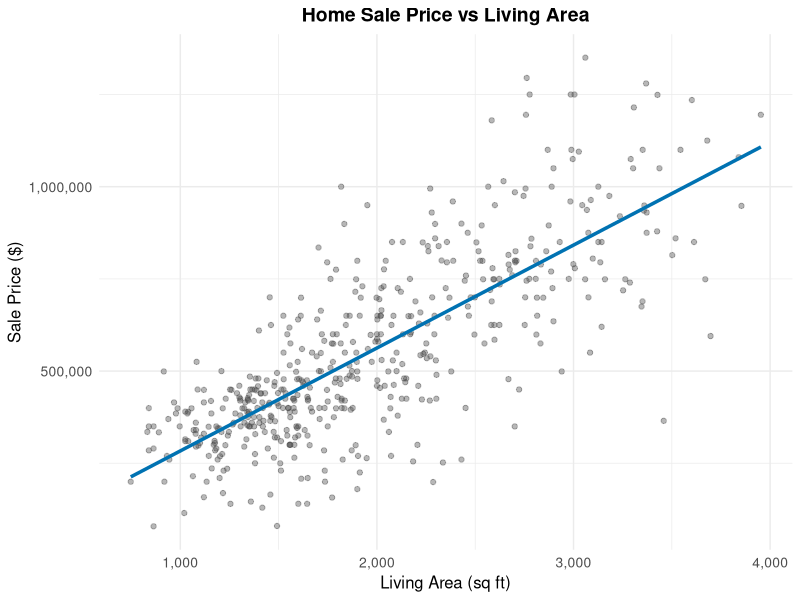
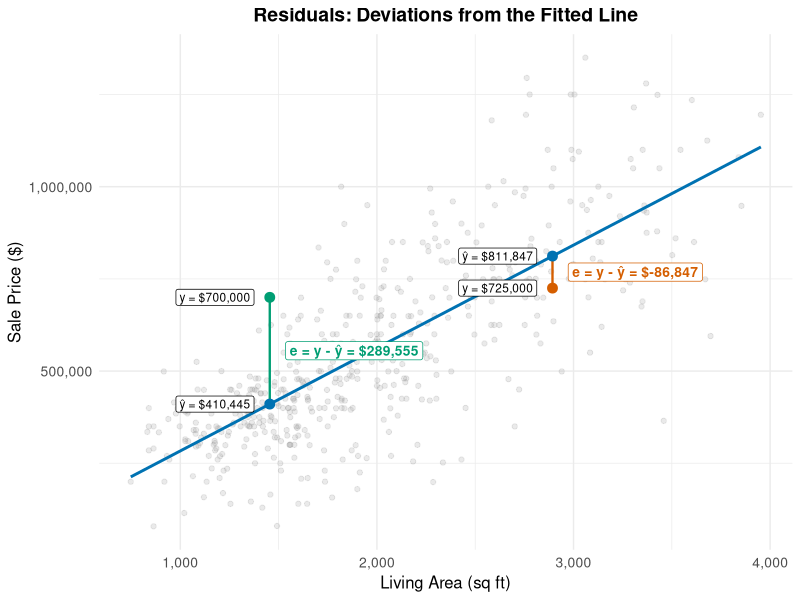
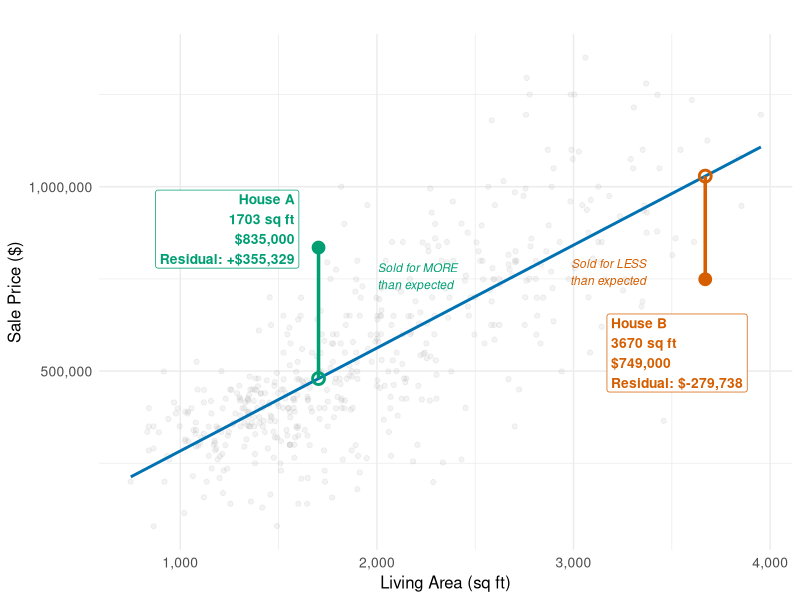
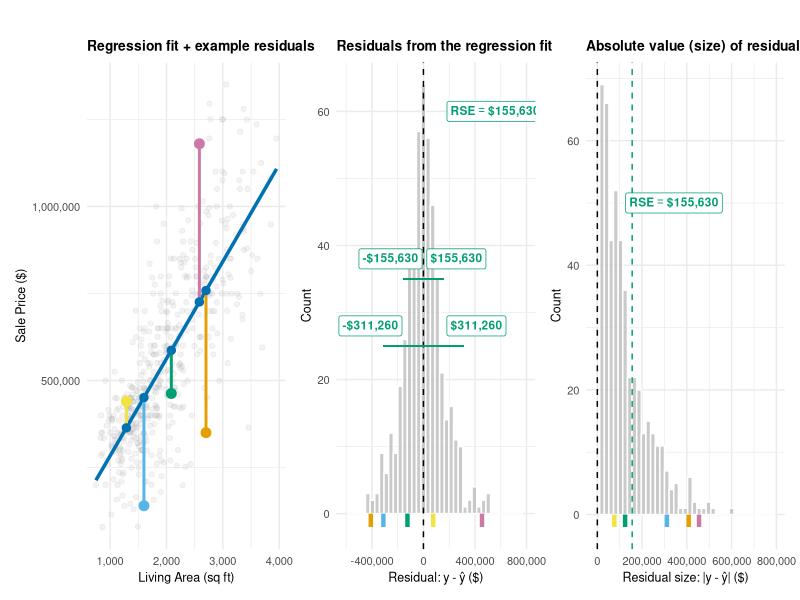
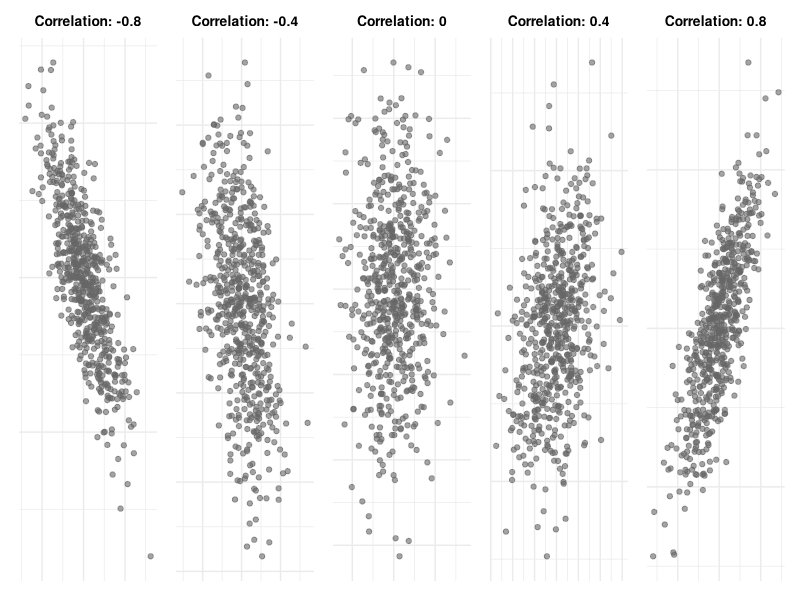
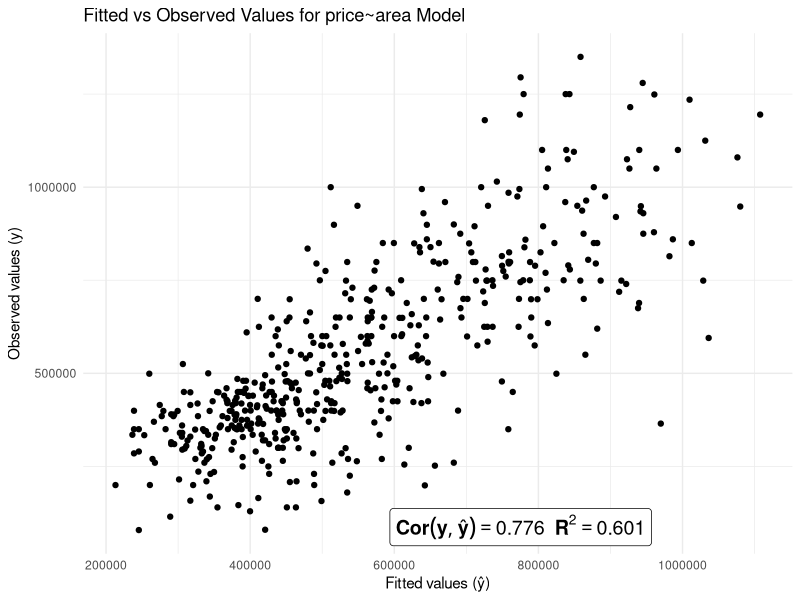
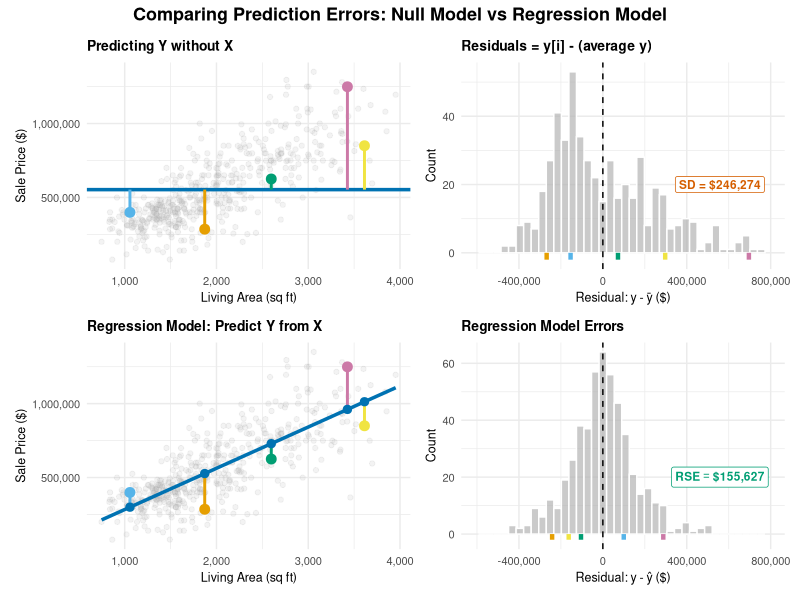
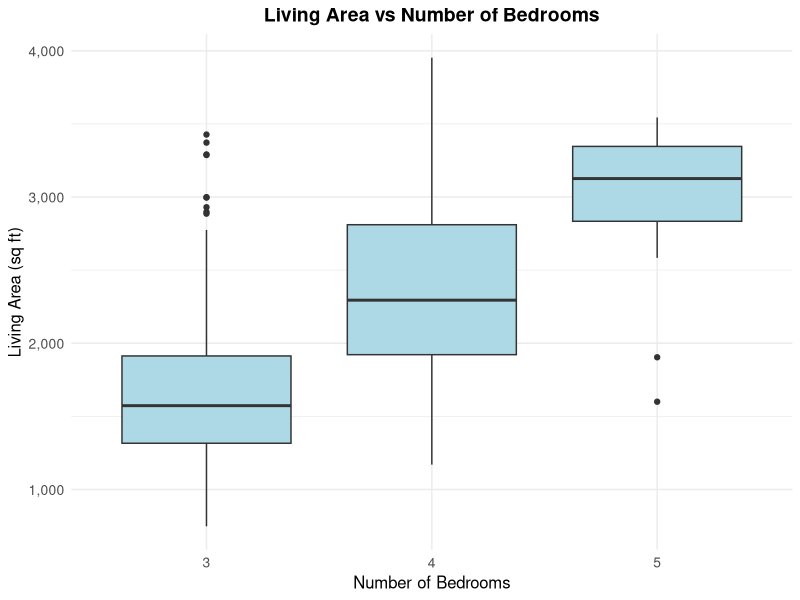

These figures' R source, in order:
## ---- chunk 1
#| label: setup
#| message: false

library(tidyverse)
library(ggplot2)
library(patchwork)
theme_set(theme_minimal())

options(scipen = 9999, digits=8)

# Load and clean data
houses <- read_csv("week_02_docs/data/houses.csv")
## ---- chunk 2
# Plot 1: Scatterplot of price vs area with fitted regression line

ggplot(houses, aes(x = area, y = price)) +
  geom_point(alpha = 0.4, color = "gray30") +
  geom_smooth(method = "lm", se = FALSE, color = "#0072B2", linewidth = 1.2) +  # Colorblind-safe blue
  scale_y_continuous(labels = scales::comma_format()) +
  scale_x_continuous(labels = scales::comma_format()) +
  labs(
    x = "Living Area (sq ft)",
    y = "Sale Price ($)",
    title = "Home Sale Price vs Living Area"
  ) +
  theme_minimal() +
  theme(
    plot.title = element_text(hjust = 0.5, size = 14, face = "bold"),
    axis.title = element_text(size = 12),
    axis.text = element_text(size = 10)
  )
## ---- chunk 3
# Plot 2: Static scatterplot showing selected residuals

# Set text size for annotations
label_size <- 3.5

# Fit the model
fit <- lm(price ~ area, data = houses)
b0 <- coef(fit)[1]
b1 <- coef(fit)[2]

# Add fitted values and residuals to data
houses_with_resid <- houses %>%
  mutate(
    fitted = predict(fit),
    residual = price - fitted
  )

# Select 6-8 examples spread across area range with mix of positive/negative residuals
# Sort by residual size and pick good examples
houses_sorted <- houses_with_resid %>%
  arrange(residual)

# Pick 2 examples: positive residual ~1500 sqft, negative residual ~2800 sqft
# But where the larger house still has higher price than smaller house
set.seed(456)
example_pos <- houses_with_resid %>% 
  filter(residual > 0, area >= 1400, area <= 1600) %>% 
  slice_max(residual, n = 1)

example_neg <- houses_with_resid %>% 
  filter(residual < 0, area >= 2700, area <= 2900, price > example_pos$price) %>% 
  slice_min(residual, n = 1)

examples <- bind_rows(example_pos, example_neg)

# Create the plot
ggplot(houses, aes(x = area, y = price)) +
  geom_point(alpha = 0.2, color = "gray60", size = 1.5) +
  geom_smooth(method = "lm", se = FALSE, color = "#0072B2", linewidth = 1) +
  # Add segments for selected points
  geom_segment(data = examples,
               aes(x = area, xend = area, y = price, yend = fitted,
                   color = ifelse(residual > 0, "Positive", "Negative")),
               linewidth = 0.8) +
  # Highlight the selected points
  geom_point(data = examples, aes(color = ifelse(residual > 0, "Positive", "Negative")),
             size = 3) +
  # Add points on the line for fitted values
  geom_point(data = examples, aes(x = area, y = fitted),
             color = "#0072B2", size = 3) +
  # Add residual labels with explicit formula
  geom_label(data = examples,
             aes(x = area + 80, 
                 y = (price + fitted) / 2,
                 label = paste0("e = y - ŷ = $", scales::comma(round(residual, 0))),
                 color = ifelse(residual > 0, "Positive", "Negative")),
             hjust = 0, size = label_size, fontface = "bold", 
             fill = "white", label.padding = unit(0.25, "lines")) +
  # Label actual values (observed points)
  geom_label(data = examples,
             aes(x = area - 80, y = price,
                 label = paste0("y = $", scales::comma(round(price, 0)))),
             hjust = 1, size = label_size - 0.5, color = "black",
             fill = "white", label.padding = unit(0.25, "lines")) +
  # Label fitted values
  geom_label(data = examples,
             aes(x = area - 80, y = fitted,
                 label = paste0("ŷ = $", scales::comma(round(fitted, 0)))),
             hjust = 1, size = label_size - 0.5, color = "black",
             fill = "white", label.padding = unit(0.25, "lines")) +
  scale_color_manual(values = c("Positive" = "#009E73", "Negative" = "#D55E00"),
                     name = "Residual") +
  scale_y_continuous(labels = scales::comma_format()) +
  scale_x_continuous(labels = scales::comma_format()) +
  labs(
    x = "Living Area (sq ft)",
    y = "Sale Price ($)",
    title = "Residuals: Deviations from the Fitted Line"
  ) +
  theme_minimal() +
  theme(
    plot.title = element_text(hjust = 0.5, size = 14, face = "bold"),
    axis.title = element_text(size = 12),
    axis.text = element_text(size = 10),
    legend.position = "none"
  )
## ---- chunk 4
# Plot 9: Comparing two specific houses using residuals

# Define the two specific houses from our analysis
house_a <- data.frame(
  streetAddress = "4710 Rue St",
  area = 1703,
  price = 835000,
  zipcode = "78731",
  label = "House A"
)

house_b <- data.frame(
  streetAddress = "3905 Petra Path",
  area = 3670,
  price = 749000,
  zipcode = "78731",
  label = "House B"
)

# Add fitted values and residuals for these specific houses
house_a$fitted <- b0 + b1 * house_a$area
house_a$residual <- house_a$price - house_a$fitted

house_b$fitted <- b0 + b1 * house_b$area
house_b$residual <- house_b$price - house_b$fitted

comparison_houses <- rbind(house_a, house_b)

ggplot(houses, aes(x = area, y = price)) +
  geom_point(alpha = 0.15, color = "gray70", size = 1.5) +
  geom_smooth(method = "lm", se = FALSE, color = "#0072B2", linewidth = 1) +
  # Segments showing residuals
  geom_segment(data = comparison_houses,
               aes(x = area, xend = area, y = price, yend = fitted,
                   color = label),
               linewidth = 1.2) +
  # Observed points
  geom_point(data = comparison_houses,
             aes(color = label),
             size = 4) +
  # Fitted points on the line
  geom_point(data = comparison_houses,
             aes(x = area, y = fitted, color = label),
             size = 3, shape = 1, stroke = 1.5) +
  # Labels for House A
  annotate("label", x = house_a$area - 100, y = house_a$price + 50000,
           label = paste0("House A\n", house_a$area, " sq ft\n$", 
                         scales::comma(house_a$price), "\nResidual: +$",
                         scales::comma(round(house_a$residual, 0))),
           hjust = 1, color = "#009E73", fontface = "bold",
           fill = "white", size = 3.5) +
  annotate("text", x = house_a$area + 300, y = (house_a$price + house_a$fitted)/2+100000,
           label = "Sold for MORE\nthan expected",
           hjust = 0, color = "#009E73", fontface = "italic", size = 3) +
  # Labels for House B
  annotate("label", x = house_b$area - 500, y = house_b$price - 200000,
           label = paste0("House B\n", house_b$area, " sq ft\n$", 
                         scales::comma(house_b$price), "\nResidual: $",
                         scales::comma(round(house_b$residual, 0))),
           hjust = 0, color = "#D55E00", fontface = "bold",
           fill = "white", size = 3.5) +
  annotate("text", x = house_b$area - 300, y = (house_b$price + house_b$fitted)/2-120000,
           label = "Sold for LESS\nthan expected",
           hjust = 1, color = "#D55E00", fontface = "italic", size = 3) +
  scale_color_manual(values = c("House A" = "#009E73", "House B" = "#D55E00"),
                     name = NULL) +
  scale_y_continuous(labels = scales::comma_format()) +
  scale_x_continuous(labels = scales::comma_format()) +
  labs(
    x = "Living Area (sq ft)",
    y = "Sale Price ($)",
    title = ""
  ) +
  theme_minimal() +
  theme(
    plot.title = element_text(hjust = 0.5, size = 14, face = "bold"),
    axis.title = element_text(size = 12),
    axis.text = element_text(size = 10),
    legend.position = "none"
  )
## ---- chunk 5
#| class-output: "highlight numberLines"
#| output-line-numbers: "16"
summary(fit)
## ---- chunk 6
houses_both <- houses %>%
  mutate(
    null_resid = price - mean(price),
    fitted = predict(fit),
    resid = price - fitted
  )


# Select the same examples for both models
set.seed(12443)
examples_both <- houses_both %>%
  mutate(price_bin = cut(resid, breaks = 5)) %>%
  group_by(price_bin) %>%
  slice_sample(n = 1) %>%
  ungroup() %>%
  slice_head(n = 5)

# Assign colors to examples
example_colors <- c("#E69F00", "#56B4E9", "#009E73", "#F0E442", "#CC79A7")
examples_both <- examples_both %>%
  mutate(color = example_colors[1:n()])

# Calculate shared x-axis limits for histograms
hist_xlim <- range(c(houses_both$null_resid, houses_both$resid))


# Panel C: Regression model scatterplot
panel_c <- ggplot(houses_both, aes(x = area, y = price)) +
  geom_point(alpha = 0.15, color = "gray70", size = 1.5) +
  geom_smooth(method = "lm", se = FALSE, color = "#0072B2", linewidth = 1.2) +
  geom_segment(data = examples_both,
               aes(x = area, xend = area, y = price, yend = fitted, color = color),
               linewidth = 1, show.legend = FALSE) +
  geom_point(data = examples_both, aes(color = color), size = 3, show.legend = FALSE) +
  geom_point(data = examples_both, aes(x = area, y = fitted),
             color = "#0072B2", size = 2.5) +
  scale_color_identity() +
  scale_y_continuous(labels = scales::comma_format()) +
  scale_x_continuous(labels = scales::comma_format()) +
  labs(
    x = "Living Area (sq ft)",
    y = "Sale Price ($)",
    title = "Regression fit + example residuals"
  ) +
  theme_minimal() +
  theme(
    plot.title = element_text(size = 10, face = "bold"),
    axis.title = element_text(size = 9),
    axis.text = element_text(size = 8)
  )

# Panel D: Regression model histogram
sigma_hat <- round(summary(fit)$sigma, -1)
y_loc = 25
panel_d <- 
  ggplot(houses_both, aes(x = resid)) +
  geom_histogram(bins = 40, fill = "gray70", color = "white", alpha = 0.7) +
  geom_segment(data = examples_both,
               aes(x = resid, xend = resid, y = 0, yend = -2, color = color),
               linewidth = 1.5, show.legend = FALSE) +
  scale_color_identity() +
  geom_vline(xintercept = 0, linetype = "dashed", color = "black", linewidth = 0.5) +

  annotate("label", x = hist_xlim[2] * 0.7, y = 60,
           label = paste0("bold(RSE == '$", format(round(sigma_hat, 0), big.mark = ","), "')"),
           parse = TRUE,
           color = "#009E73", fontface = "bold", fill = "white", size = 3) +

  geom_segment(aes(x=-2*sigma_hat, xend=2*sigma_hat, y=y_loc, yend=y_loc), color="#009E73")+

  annotate("label", x = 2*sigma_hat + 100000, y = y_loc+3,
          label = paste0("bold('$", format(2*round(sigma_hat, 0), big.mark = ","), "')"),
          parse = TRUE,
          color = "#009E73", fontface = "bold", fill = "white", size = 3) +
  annotate("label", x = -2*sigma_hat-100000, y = y_loc+3,
        label = paste0("bold('-$", format(2*round(sigma_hat, 0), big.mark = ","), "')"),
        parse = TRUE,
        color = "#009E73", fontface = "bold", fill = "white", size = 3) +
  
  geom_segment(aes(x=-sigma_hat, xend=sigma_hat, y=y_loc+10, yend=y_loc+10), color="#009E73")+
  annotate("label", x = sigma_hat + 100000, y = y_loc+13,
          label = paste0("bold('$", format(round(sigma_hat, 0), big.mark = ","), "')"),
          parse = TRUE,
          color = "#009E73", fontface = "bold", fill = "white", size = 3) +
  annotate("label", x = -sigma_hat-100000, y = y_loc+13,
        label = paste0("bold('-$", format(round(sigma_hat, 0), big.mark = ","), "')"),
        parse = TRUE,
        color = "#009E73", fontface = "bold", fill = "white", size = 3) +

  scale_x_continuous(labels = scales::comma_format(), limits = hist_xlim) +
  labs(
    x = "Residual: y - ŷ ($)",
    y = "Count",
    title = "Residuals from the regression fit"
  ) +
  theme_minimal() +
  theme(
    plot.title = element_text(size = 10, face = "bold"),
    axis.title = element_text(size = 9),
    axis.text = element_text(size = 8)
  )

# Make a histogram of absolute residuas from the simple regression fit
panel_e = ggplot(houses_both, aes(x = abs(resid))) +
  geom_histogram(bins = 40, fill = "gray70", color = "white", alpha = 0.7) +
  geom_segment(data = examples_both,
               aes(x = abs(resid), xend = abs(resid), y = 0, yend = -2, color = color),
               linewidth = 1.5, show.legend = FALSE) +
  scale_color_identity() +
  geom_vline(xintercept = 0, linetype = "dashed", color = "black", linewidth = 0.5) +
  geom_vline(xintercept = sigma_hat, linetype = "dashed", color = "#009E73", linewidth = 0.5) +
  annotate("label", x = 2.2*sigma_hat, y = 50,
           label = paste0("bold(RSE == '$", format(round(sigma_hat, 0), big.mark = ","), "')"),
           parse = TRUE,
           color = "#009E73", fontface = "bold", fill = "white", size = 3) +
  scale_x_continuous(labels = scales::comma_format(), limits = c(-10000,hist_xlim[2])) +
  labs(
    x = "Residual size: |y - ŷ| ($)",
    y = "Count",
    title = "Absolute value (size) of residuals"
  ) +
  theme_minimal() +
  theme(
    plot.title = element_text(size = 10, face = "bold"),
    axis.title = element_text(size = 9),
    axis.text = element_text(size = 8)
  )

# Combine panels in 2x2 layout
(panel_c + panel_d + panel_e) +
  plot_annotation(
    title = "",
    theme = theme(plot.title = element_text(hjust = 0.5, size = 13, face = "bold"))
  )
## ---- chunk 7
# Plot 3: Scatterplots with different correlations
# generate a row of 5 scatterplots of simulated data with correlation -0.8, -0.4, 0, 0.4, 0.8
set.seed(123)
cor_values <- c(-0.8, -0.4, 0, 0.4, 0.8)
plot_list <- lapply(cor_values, function(cor_val) {
  n <- 600
  x <- rnorm(n)
  y <- cor_val * x + sqrt(1 - cor_val^2) * rnorm(n)
  data <- data.frame(x = x, y = y)
  
  ggplot(data, aes(x = x, y = y)) +
    geom_point(alpha = 0.6, color = "gray40") +
    labs(
      title = paste0("Correlation: ", cor_val)
    ) +
    theme_minimal() +
    theme(
      plot.title = element_text(hjust = 0.5, size = 10, face = "bold"),
      axis.title = element_blank(),
      axis.text = element_blank(),
      axis.ticks = element_blank()
    )
})
# Combine plots into a single row
library(patchwork)
wrap_plots(plotlist = plot_list, nrow = 1) +
  plot_annotation(
    theme = theme(plot.title = element_text(hjust = 0.5, size = 13, face = "bold"))
  )

## ---- chunk 8
#| class-output: "highlight numberLines"
summary(fit)
## ---- chunk 9
# Draw a scatterplot of fitted values on x and predicted values on y from the house simple regression
ggplot(aes(x=fitted, y=price), data=houses_both) + 
  geom_point() + 
  labs(
    x = "Fitted values (ŷ)",
    y = "Observed values (y)",
    title = "Fitted vs Observed Values for price~area Model"
  ) +
    # add an annotation with the correlation and correlation squared
  annotate("label", x = max(houses_both$fitted)*0.7, y = min(houses_both$price)*1.1,
           label = paste0("bold(Cor(y, ŷ) == ", round(cor(houses_both$price, houses_both$fitted), 3), ")~~bold(R^2 == ", 
                          round(cor(houses_both$price, houses_both$fitted)^2, 3), ")"),
           parse = TRUE,
           color = "black", fontface = "bold", fill = "white", size = 5)


# # Draw the same plot, but using a multiple regression with area and beds
# fit_multi <- lm(price ~ area + beds, data = houses)
# houses_both_multi <- houses %>%
#   mutate(
#     fitted = predict(fit_multi),
#     resid = price - fitted
#   )
# ggplot(aes(x=fitted, y=price), data=houses_both_multi) +
#   geom_point() + 
#   labs(
#     x = "Fitted values (ŷ)",
#     y = "Observed values (y)",
#     title = "Fitted vs Observed Values for price~area+beds+baths Model"
#   ) +
#     # add an annotation with the correlation and correlation squared
#   annotate("label", x = max(houses_both_multi$fitted)*0.7, y = min(houses_both_multi$price)*1.1,
#            label = paste0("bold(Cor(y, ŷ) == ", round(cor(houses_both_multi$price, houses_both_multi$fitted), 3), ")~~bold(R^2 == ", 
#                           round(cor(houses_both_multi$price, houses_both_multi$fitted)^2, 3), ")"),
#            parse = TRUE,
#            color = "black", fontface = "bold", fill = "white", size = 5)


## ---- chunk 10
# Plot 8: Four-panel comparison of null model vs regression model

library(patchwork)

# Calculate mean and residuals from null model
mean_price <- mean(houses$price)
houses_both <- houses %>%
  mutate(
    null_resid = price - mean_price,
    fitted = predict(fit),
    resid = price - fitted
  )

# Select the same examples for both models
set.seed(78910)
examples_both <- houses_both %>%
  mutate(price_bin = cut(price, breaks = 5)) %>%
  group_by(price_bin) %>%
  slice_sample(n = 1) %>%
  ungroup() %>%
  slice_head(n = 5)

# Assign colors to examples
example_colors <- c("#E69F00", "#56B4E9", "#009E73", "#F0E442", "#CC79A7")
examples_both <- examples_both %>%
  mutate(color = example_colors[1:n()])

# Calculate shared x-axis limits for histograms
hist_xlim <- range(c(houses_both$null_resid, houses_both$resid))

# Panel A: Predictions without 
panel_a <- ggplot(houses_both, aes(x = area, y = price)) +
  geom_point(alpha = 0.15, color = "gray70", size = 1.5) +
  geom_hline(yintercept = mean_price, color = "#0072B2", linewidth = 1.2) +
  geom_segment(data = examples_both,
               aes(x = area, xend = area, y = price, yend = mean_price, color = color),
               linewidth = 1, show.legend = FALSE) +
  geom_point(data = examples_both, aes(color = color), size = 3, show.legend = FALSE) +
  scale_color_identity() +
  scale_y_continuous(labels = scales::comma_format()) +
  scale_x_continuous(labels = scales::comma_format()) +
  labs(
    x = "Living Area (sq ft)",
    y = "Sale Price ($)",
    title = "Predicting Y without X"
  ) +
  theme_minimal() +
  theme(
    plot.title = element_text(size = 10, face = "bold"),
    axis.title = element_text(size = 9),
    axis.text = element_text(size = 8)
  )

# Panel B: Null model histogram
sd_y <- sd(houses$price)
panel_b <- ggplot(houses_both, aes(x = null_resid)) +
  geom_histogram(bins = 40, fill = "gray70", color = "white", alpha = 0.7) +
  geom_segment(data = examples_both,
               aes(x = null_resid, xend = null_resid, y = 0, yend = -2, color = color),
               linewidth = 1.5, show.legend = FALSE) +
  scale_color_identity() +
  geom_vline(xintercept = 0, linetype = "dashed", color = "black", linewidth = 0.5) +
  annotate("label", x = hist_xlim[2] * 0.7, y = 20,
           label = paste0("SD = $", scales::comma(round(sd_y, 0))),
           color = "#D55E00", fontface = "bold", fill = "white", size = 3) +
  scale_x_continuous(labels = scales::comma_format(), limits = hist_xlim) +
  labs(
    x = "Residual: y - ȳ ($)",
    y = "Count",
    title = "Residuals = y[i] - (average y)"
  ) +
  theme_minimal() +
  theme(
    plot.title = element_text(size = 10, face = "bold"),
    axis.title = element_text(size = 9),
    axis.text = element_text(size = 8)
  )

# Panel C: Regression model scatterplot
panel_c <- ggplot(houses_both, aes(x = area, y = price)) +
  geom_point(alpha = 0.15, color = "gray70", size = 1.5) +
  geom_smooth(method = "lm", se = FALSE, color = "#0072B2", linewidth = 1.2) +
  geom_segment(data = examples_both,
               aes(x = area, xend = area, y = price, yend = fitted, color = color),
               linewidth = 1, show.legend = FALSE) +
  geom_point(data = examples_both, aes(color = color), size = 3, show.legend = FALSE) +
  geom_point(data = examples_both, aes(x = area, y = fitted),
             color = "#0072B2", size = 2.5) +
  scale_color_identity() +
  scale_y_continuous(labels = scales::comma_format()) +
  scale_x_continuous(labels = scales::comma_format()) +
  labs(
    x = "Living Area (sq ft)",
    y = "Sale Price ($)",
    title = "Regression Model: Predict Y from X"
  ) +
  theme_minimal() +
  theme(
    plot.title = element_text(size = 10, face = "bold"),
    axis.title = element_text(size = 9),
    axis.text = element_text(size = 8)
  )

# Panel D: Regression model histogram
sigma_hat <- summary(fit)$sigma
panel_d <- ggplot(houses_both, aes(x = resid)) +
  geom_histogram(bins = 40, fill = "gray70", color = "white", alpha = 0.7) +
  geom_segment(data = examples_both,
               aes(x = resid, xend = resid, y = 0, yend = -2, color = color),
               linewidth = 1.5, show.legend = FALSE) +
  scale_color_identity() +
  geom_vline(xintercept = 0, linetype = "dashed", color = "black", linewidth = 0.5) +
  annotate("label", x = hist_xlim[2] * 0.7, y = 20,
           label = paste0("bold(RSE == '$", format(round(sigma_hat, 0), big.mark = ","), "')"),
           parse = TRUE,
           color = "#009E73", fontface = "bold", fill = "white", size = 3) +
  scale_x_continuous(labels = scales::comma_format(), limits = hist_xlim) +
  labs(
    x = "Residual: y - ŷ ($)",
    y = "Count",
    title = "Regression Model Errors"
  ) +
  theme_minimal() +
  theme(
    plot.title = element_text(size = 10, face = "bold"),
    axis.title = element_text(size = 9),
    axis.text = element_text(size = 8)
  )

# Combine panels in 2x2 layout
(panel_a + panel_b) / (panel_c + panel_d) +
  plot_annotation(
    title = "Comparing Prediction Errors: Null Model vs Regression Model",
    theme = theme(plot.title = element_text(hjust = 0.5, size = 13, face = "bold"))
  )
## ---- chunk 11
# boxplots of living area by beds
ggplot(houses, aes(x=factor(beds), y=area)) +
  geom_boxplot(fill="lightblue") +
  scale_y_continuous(labels = scales::comma_format()) +
  labs(
    x = "Number of Bedrooms",
    y = "Living Area (sq ft)",
    title = "Living Area vs Number of Bedrooms"
  ) +
  theme_minimal() +
  theme(
    plot.title = element_text(hjust = 0.5, size = 14, face = "bold"),
    axis.title = element_text(size = 12),
    axis.text = element_text(size = 10)
  )
## ---- chunk 12
library(ggplot2)
library(dplyr)
library(patchwork)
library(tidyverse)

houses = houses %>% mutate(size=area)
# Fit simple linear regression: Price ~ LivingArea
model <- lm(price ~ size, data = houses)

# Extract model parameters
alpha <- coef(model)[1]  # Intercept
beta <- coef(model)[2]   # Slope
sigma <- sigma(model)    # Residual standard error

# Create a specific point to annotate
annotated_point <- data.frame(
  size = 3500,
  price = 800000
)

# Calculate predicted value and residual for this point
annotated_point$predicted <- alpha + beta * annotated_point$size
annotated_point$residual <- annotated_point$price - annotated_point$predicted

# cat("Regression parameters:\n")
# cat(sprintf("α (intercept): $%.2f\n", alpha))
# cat(sprintf("β (slope): $%.2f per sq ft\n", beta))
# cat(sprintf("σ (residual SE): $%.2f\n", sigma))

# Key house sizes to show distributions
key_sizes <- c(1500, 2500, 3500)

# Colorblind-safe palette
cb_blue <- "#0173B2"
cb_orange <- "#D55E00" 
cb_purple <- "#CC79A7"
cb_gray <- "#999999"

# Assign colors to each size
size_colors <- c("1500" = cb_blue, "2500" = cb_orange, "3500" = cb_purple)

# Create detailed distributions for key sizes
distribution_list <- lapply(key_sizes, function(size) {
  mean_price <- alpha + beta * size
  price_range <- seq(mean_price - 3*sigma, mean_price + 3*sigma, length.out = 100)
  density_vals <- dnorm(price_range, mean_price, sigma)
  
  data.frame(
    size = size,
    size_factor = as.factor(size),
    price = price_range,
    density = density_vals,
    # For rotated display: x position offset by density
    # Scale so curves extend ~400 sq ft on each side
    x_pos = size + density_vals * 200000000,
    mean_price = mean_price,
    size_label = paste(format(size, big.mark = ","), "sq ft")
  )
})

distribution_data <- do.call(rbind, distribution_list)

# Sample data points (take a subset for visualization)
set.seed(42)
sample_data <- houses %>%
  select(size, price) %>%
  na.omit() %>%
  sample_n(min(50, n()))

sample_fit = lm(price~size, data=sample_data)

# Create regression line data
size_range <- range(houses$size, na.rm = TRUE)
regression_line <- data.frame(
  size = seq(size_range[1], size_range[2], length.out = 100)
)
regression_line$price <- alpha + beta * regression_line$size

# Create means data for dots
means_data <- data.frame(
  size = key_sizes,
  size_factor = as.factor(key_sizes),
  mean_price = alpha + beta * key_sizes
)

# Calculate peak density for positioning annotations
peak_densities <- means_data
peak_densities$peak_density <- dnorm(peak_densities$mean_price, 
                                     peak_densities$mean_price, sigma)

# Determine axis ranges
x_min <- min(key_sizes) - 500
x_max <- max(key_sizes) + 500
y_min <- min(means_data$mean_price - 3*sigma)
y_max <- max(means_data$mean_price + 3*sigma)

# MAIN PLOT (TOP PANEL)
main_plot <- ggplot() +
  # Background sample points (faded)
  # geom_point(data = sample_data, 
  #            aes(x = size, y = price), 
  #            color = "gray70", alpha = 0.5, size = 2) +

  # True regression line
  geom_line(data = regression_line,
            aes(x = size, y = price), 
            color = cb_gray, size = 1, linetype = "solid") +

  # Vertical reference lines at key sizes (colored by size)
  geom_vline(data = means_data,
             aes(xintercept = size, color = size_factor), 
             linetype = "dotted", alpha = 0.6, size = 0.8) +
  
  # Horizontal dotted lines from means to y-axis
  geom_segment(data = means_data,
               aes(x = x_min + 100, xend = size, y = mean_price, yend = mean_price,
                   color = size_factor),
               linetype = "dotted", alpha = 0.7, size = 0.6) +
  
  # Base of distributions (vertical lines at each size)
  geom_segment(data = means_data,
               aes(x = size, xend = size, 
                   y = mean_price - 2.5*sigma, yend = mean_price + 2.5*sigma,
                   color = size_factor),
               alpha = 0.4, size = 1) +
  
  # Price distributions (rotated, extending horizontally from regression line)
  geom_path(data = distribution_data, 
            aes(x = x_pos, y = price, 
                color = size_factor, group = size_factor),
            size = 1.8) +
  
  # Distribution means (colored dots)
  geom_point(data = means_data,
             aes(x = size, y = mean_price, fill = size_factor), 
             size = 4, stroke = 1.5, color = "white", shape = 21) +
  
# Estimated line
  #geom_abline(intercept = coef(sample_fit)[1], slope = coef(sample_fit)[2]) + 
  
  # Size labels for distributions (colored by size)
  geom_text(data = data.frame(size = key_sizes, 
                              size_factor = as.factor(key_sizes),
                              y_pos = alpha + beta * key_sizes + 3.2*sigma,
                              size_label = paste(format(key_sizes, big.mark = ","), "sq ft")),
            aes(x = size, y = y_pos, label = size_label, color = size_factor),
            size = 3.5, fontface = "bold") +
  
  # Y-axis annotations for means
  geom_text(data = means_data,
            aes(x = x_min + 80, y = mean_price, 
                label = paste0("$", format(round(mean_price/1000, 0), big.mark = ","), "K"),
                color = size_factor),
            hjust = 1, size = 3.2, fontface = "bold") +
  
  
  # The annotated point
  geom_point(data = annotated_point,
             aes(x = size, y = price),
             color = "gray70", size = 2, alpha = 0.5) +
  
  # Vertical line showing residual
  geom_segment(data = annotated_point,
               aes(x = size, xend = size, 
                   y = predicted, yend = price),
               color = "darkgreen", size = 0.8, linetype = "solid") +
  
  # Epsilon label
  annotate("text", 
           x = annotated_point$size + 100, 
           y = mean(c(annotated_point$price, annotated_point$predicted)),
           label = "epsilon[i]",
           parse=TRUE,
           size = 5, color = "darkgreen") +
  
  # Color scales
  scale_color_manual(values = size_colors, guide = "none") +
  scale_fill_manual(values = size_colors, guide = "none") +
  
  # Format y-axis as currency in thousands
  scale_y_continuous(labels = scales::dollar_format(scale = 0.001, suffix = "K")) +
  # 
  # # Annotations
  # annotate("text", x = mean(key_sizes), y = y_min + 0.15*(y_max - y_min), 
  #          label = "True regression line:\nPrice = α + β×Size", 
  #          color = cb_gray, size = 3.5, hjust = 0.5,
  #          fontface = "italic") +
  # 
  # annotate("text", x = key_sizes[2], y = means_data$mean_price[2] + 1.2*sigma,
  #          label = "Distribution of prices\nfor houses of\nidentical size",
  #          color = "gray30", size = 3.5, hjust = 0.5) +
  # 
  # # Add arrow for annotation
  # annotate("segment", 
  #          x = key_sizes[2] + 50, 
  #          y = means_data$mean_price[2] + 1.1*sigma, 
  #          xend = key_sizes[2] + 20, 
  #          yend = means_data$mean_price[2] + 0.5*sigma,
  #          arrow = arrow(length = unit(0.02, "npc")), 
  #          color = "gray30", size = 0.8) +
  # 
  # Styling
  labs(x = "Living Area (square feet)", 
       y = "Sale Price",
       title = "The Linear Regression Model"#,
#       subtitle = "Even houses of identical size have variable prices, but average price increases predictably with size"
       ) +
  
  theme_minimal() +
  theme(
    panel.grid.minor = element_blank(),
    panel.grid.major = element_line(color = "gray95"),
    plot.title = element_text(size = 14, face = "bold"),
    plot.subtitle = element_text(size = 11, color = "gray40"),
    axis.title = element_text(size = 11)
    #axis.title.x = element_blank()
  ) +
  
  coord_cartesian(xlim = c(x_min, x_max), ylim = c(y_min, y_max))

# DENSITY PANEL (BOTTOM)
density_panel <- ggplot(data = distribution_data, 
                        aes(x = price, y = density, color = size_factor, fill = size_factor)) +
  
  # Density curves
  geom_line(size = 1.8) +
  
  # Fill under curves with transparency
  geom_area(alpha = 0.3, position = "identity") +
  
  # Vertical lines at means
  geom_vline(data = means_data, 
             aes(xintercept = mean_price, color = size_factor),
             linetype = "dashed", size = 1, alpha = 0.8) +
  
  # Mean value annotations above the density curves
  geom_text(data = peak_densities,
            aes(x = mean_price, y = peak_density * 1.15, 
                label = paste0("mean = $", format(round(mean_price/1000, 0), big.mark = ","), "K"), 
                color = size_factor),
            hjust = 0.5, vjust = 0, size = 3.2, fontface = "bold") +
  
  # Color scales
  scale_color_manual(values = size_colors, guide = "none") +
  scale_fill_manual(values = size_colors, guide = "none") +
  
  # Format x-axis as currency in thousands
  scale_x_continuous(labels = scales::dollar_format(scale = 0.001, suffix = "K")) +
  
  # Match x-axis range to main plot
  coord_cartesian(xlim = c(y_min, y_max)) +
  
  labs(x = "Sale Price", 
       y = "Density") +
  
  ylim(0, 3.4e-06) +
  
  theme_minimal() +
  theme(
    panel.grid.minor = element_blank(),
    panel.grid.major = element_line(color = "gray95"),
    axis.title = element_text(size = 11),
    plot.caption = element_text(size = 9, color = "gray50", hjust=0)
  )

# Combine plots
combined_plot <- main_plot / density_panel + 
  plot_layout(heights = c(2, 1))


combined_plot

## ---- chunk 13
confint(fit)
## ---- chunk 14
profs <- read.csv("week_02_docs/data/pretty-profs.csv")
options(digits=3)
## ---- chunk 15
# linear regression of eval on beauty
model_simple <- lm(eval ~ beauty, data = profs)
summary(model_simple)
bprof = coef(model_simple)
## ---- chunk 16
confint(model_simple)
## ---- chunk 17
# scatterplot of eval vs beauty with regression line
ggplot(profs, aes(x=beauty, y=eval)) +
  geom_point(alpha=0.5, color="gray40") +
  geom_smooth(method="lm", color="#0072B2", size=1, se=FALSE) +
  labs(
    x = "Beauty Score",
    y = "Course Evaluation Score"
  ) +
  theme_minimal()
## ---- chunk 18
# scatterplot of eval vs beauty with regression line
ggplot(profs, aes(x=beauty, y=eval)) +
  geom_point(alpha=0.5, color="gray40") +
  geom_smooth(method="lm", color="#0072B2", size=1, se=FALSE) +
  labs(
    x = "Beauty Score",
    y = "Course Evaluation Score"
  ) +
  theme_minimal()
## ---- chunk 19
combined_plot
## ---- chunk 20
new_house = data.frame(area = 2000)
predict(fit, newdata = new_house, 
  interval = "prediction")
## ---- chunk 21
new_house = data.frame(area = 2000)
predict(fit, newdata = new_house, 
  interval = "prediction")
